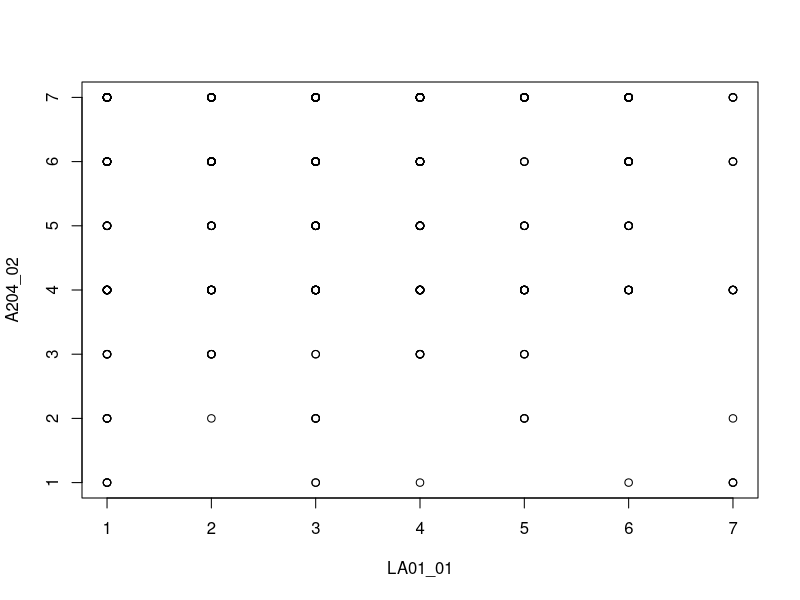

Here is the R script that generated this plot: (Note: this script raises an error after producing the figure.)
list.of.packages <- c("ggplot2", "tidyverse", "dplyr", "ggpubr")
new.packages <-
  list.of.packages[!(list.of.packages %in% installed.packages()[, "Package"])]
if (length(new.packages))
  install.packages(new.packages)

library(tidyverse)
library(dplyr)
library(ggplot2)
library(ggpubr)
library(rstatix)
library(readxl)


singleSourceOfTruthAppended <-
  read_csv("singleSourceOfTruthAppended.csv")
singleSourceOfTruthAppended <- read_xlsx("singleSourceOfTruthAppended_P.xlsx")

############################### RQ_01 ##############################################################
##fresh start to analyses###

# RQ1: What is the effect of the applied regulatory framework on Smart Home device usage and adoption?

# H1 Strong legislative protection increases adoption of Smart Home devices.
# H2 Strong legislative protection increases the usage of Smart Home devices.
# H3 The lack of appropriate legislative protection influences the perception of Smart Home device in users positively

# Choosing which part of LA01 to use for analysis with corresponding variables
# LA01_01	Legislatory Framework: unwanted access by third parties. *** selected
# LA01_02	Legislatory Framework: unwanted sharing with third parties.
# LA01_03	Legislatory Framework: unwanted processing and analysis by third parties.

####H1####
#Rq1 - H1 LA01_01 - R101
attach(singleSourceOfTruthAppended)

#testing for unwanted access to data with amount of different devices owned.
kruskal_test(singleSourceOfTruthAppended, LA01_01 ~ R101) # statistically significant for value p = 0.000395
kruskal_test(subset(singleSourceOfTruthAppended, `Current Country of Residence` == "United States"), LA01_01 ~ R101) 
kruskal_test(subset(singleSourceOfTruthAppended, `Current Country of Residence` == "United Kingdom"), LA01_01 ~ R101) 
kruskal_test(subset(singleSourceOfTruthAppended, `Current Country of Residence` == "DACH"), LA01_01 ~ R101) # statistically significant for value p = 0.00687


cor_test(select(singleSourceOfTruthAppended, LA01_01,E201_11, E201_14,E201_16))
#   var1    var2       cor statistic        p conf.low conf.high method 
# 2 LA01_01 E201_11 -0.085     -1.79 7.34e- 2   -0.177   0.00809 Pearson #  n.s
# 3 LA01_01 E201_14 -0.17      -3.63 3.20e- 4   -0.259  -0.0783  Pearson #  s
# 4 LA01_01 E201_16 -0.17      -3.62 3.25e- 4   -0.259  -0.0781  Pearson #  s


# check correlation for these
cor_test(select(singleSourceOfTruthAppended, E201_11, E201_14,E201_16))
#   var1    var2      cor statistic        p conf.low conf.high method 
# 2 E201_11 E201_14  0.31      6.84 2.61e-11    0.223     0.392 Pearson
# 3 E201_11 E201_16  0.39      8.76 4.08e-17    0.303     0.462 Pearson
# 4 E201_14 E201_11  0.31      6.84 2.61e-11    0.223     0.392 Pearson
# 6 E201_14 E201_16  0.51     12.3  4.51e-30    0.432     0.571 Pearson
# 7 E201_16 E201_11  0.39      8.76 4.08e-17    0.303     0.462 Pearson
# 8 E201_16 E201_14  0.51     12.3  4.51e-30    0.432     0.571 Pearson

#testing for  device risk assessment for our most popular devices and legislative satisfaction regarding access by third parties
kruskal_test(singleSourceOfTruthAppended, E201_14 ~ E201_16) # testing for Smart TV and legislative satisfaction # p = 0.007634
kruskal_test(singleSourceOfTruthAppended, LA01_01 ~ E201_14) # testing for Smart speaker and legislative satisfaction # p = 0.00168
kruskal_test(singleSourceOfTruthAppended, LA01_01 ~ E201_11) # testing for Smart Lights and legislative satisfaction # p = 0.0826

cor_test(select(singleSourceOfTruthAppended, LA01_01, A204_03))
plot(select(singleSourceOfTruthAppended, LA01_01, A204_02))

kruskal_test(singleSourceOfTruthAppended, LA01_01 ~ A204_03) #Protecting my Smart Home ecosystem as a whole
kruskal_test(singleSourceOfTruthAppended, LA01_01 ~ A204_04) #Keeping the Smart Home device secure

# creating table usage device ownership 
u <- select(singleSourceOfTruthAppended,participant_id, R232_01,R232_02,R232_03, R233_01, R233_02 ,R233_03 ,R501, R503, R505)
d1 <- select(subset(u,R233_01 == 1), participant_id, R232_01, R501)
d2 <- select(subset(u,R233_02 == 1), participant_id, R232_02, R503)
d3 <- select(subset(u,R233_03 == 1), participant_id, R232_03, R505)
colnames(d1) <- c("participant_id","Device_Owned", "Usage")
colnames(d2) <- c("participant_id","Device_Owned", "Usage")
colnames(d3) <- c("participant_id","Device_Owned", "Usage")
d <- rbind(d1,d2,d3)
d <- subset(d, Usage != "Don't know")
d$Usage <- factor(d$Usage, levels = c("0 times","1-5 times","6-10 times","11-20 times","21-30 times","30+ times"))

###merge on participant_id their legislative opinion

d <- merge(select(singleSourceOfTruthAppended,LA01_01,participant_id), d, by = "participant_id" )
dSmartTV <- subset(d,Device_Owned == "Smart TV")
dSmartSpeaker <- subset(d,Device_Owned == "Smart Speaker")
dSmartLights <- subset(d,Device_Owned == "Smart Lightbulb")
dOther <- subset(d,Device_Owned != "Smart TV" & Device_Owned != "Smart Lightbulb" & Device_Owned != "Smart Speaker")

#testing correlation of legislative opinion with usage 
cor.test(d$LA01_01,as.numeric(d$Usage))


########################## RQ_02 ###################################################
# RQ2: How does the cultural context impact Smart Home device adoption and use?
# H1: The purchasing trends of buying a Smart Home device differs internationally.
# H2: The cultural background of participants affects the usage of Smart Home devices.
# H3: The perception towards Smart Home devices differs internationally.



## H1 ####

# 1 R216_01	Education about Device D1: Online reviews
# 2	R216_02	Education about Device D1: Online forums
# 3	R216_03	Education about Device D1: Print media (e.g., Newspapers, Magazines, etc.)
# 4	R216_04	Education about Device D1: Friends and Family
# 5	R216_05	Education about Device D1: Online news sites

attach(singleSourceOfTruthAppended)
singleSourceOfTruthAppended$`Current Country of Residence` <-
  as.factor(singleSourceOfTruthAppended$`Current Country of Residence`)

## testing dependencies between current country of residence and consulting online reviews for their smart devices
kruskal.test(`Current Country of Residence`, R216_05) # significant
kruskal.test(smartTvAnswers$`Current Country of Residence`,
             smartTvAnswers$R216_01) #not significant
kruskal.test(smartSpeakerAnswers$`Current Country of Residence`,
             smartSpeakerAnswers$R216_01) # not significant
kruskal.test(smartLightAnswers$`Current Country of Residence`,
             smartLightAnswers$R216_01) #not significant



# 1	HP02_01	Market tools: Low prices
# 2	HP02_02	Market tools: Bundled offers (e.g., including other devices with purchase of one or more devices)
# 3	HP02_03	Market tools: Trials (e.g., 30-day free use of a service)
# 4	HP02_04	Market tools: Periodic sales
# 5	HP02_05	Market tools: Discounts (e.g., coupons)

# testing for dependencies in country of residence in purchase was influenced by:

kruskal_test(singleSourceOfTruthAppended,
             formula = HP02_01 ~ `Current Country of Residence`)#n.s
kruskal_test(singleSourceOfTruthAppended,
             formula = HP02_02 ~ `Current Country of Residence`)#s p = 0.0127
kruskal_test(singleSourceOfTruthAppended,
             formula = HP02_03 ~ `Current Country of Residence`)#s P = 0.0103
kruskal_test(singleSourceOfTruthAppended,
             formula = HP02_04 ~ `Current Country of Residence`)#s p = 0.0000000901
kruskal_test(singleSourceOfTruthAppended,
             formula = HP02_05 ~ `Current Country of Residence`)#n.s


##H2####



##H3####
#The perception towards Smart Home devices differs internationally.

# 1 A204_01	Manufacturer responsibilitiy: Keeping the Smart Home device software up-to-date
# 2	A204_02	Manufacturer responsibilitiy: Ensuring my privacy
# 3	A204_03	Manufacturer responsibilitiy: Protecting my Smart Home ecosystem as a whole
# 4	A204_04	Manufacturer responsibilitiy: Keeping the Smart Home device secure
# 5	A204_05	Manufacturer responsibilitiy: Fixing a hardware failure
# 6	A204_06	Manufacturer responsibilitiy: Fixing a software failure

p<- c(
kruskal_test(singleSourceOfTruthAppended,
             formula = A204_01 ~ `Current Country of Residence`)[5],
kruskal_test(singleSourceOfTruthAppended,
             formula = A204_02 ~ `Current Country of Residence`)[5],
kruskal_test(singleSourceOfTruthAppended,
             formula = A204_03 ~ `Current Country of Residence`)[5],
kruskal_test(singleSourceOfTruthAppended,
             formula = A204_04 ~ `Current Country of Residence`)[5],#p-adj: 0.01362 #dach - us / us - uk  / dach - uk correct p values for pairwise testing
kruskal_test(singleSourceOfTruthAppended,
             formula = A204_05 ~ `Current Country of Residence`)[5],
kruskal_test(singleSourceOfTruthAppended,
             formula = A204_06 ~ `Current Country of Residence`)[5]
)
p.adjust(p, method = "bonferroni", n = length(p))
#1.00000 1.00000 0.26160 0.01362 0.38100 1.00000

#pairwise testing for A204_04
#starting pairwise testing per country
kruskal_test(
  subset(
    singleSourceOfTruthAppended,
    `Current Country of Residence` == "DACH" |
      `Current Country of Residence` == "United Kingdom"
  ),
  formula = A204_04 ~ `Current Country of Residence`
)#0.00582
kruskal_test(
  subset(
    singleSourceOfTruthAppended,
    `Current Country of Residence` == "DACH" |
      `Current Country of Residence` == "United States"
  ),
  formula = A204_04 ~ `Current Country of Residence`
)#0.00125
kruskal_test(
  subset(
    singleSourceOfTruthAppended,
    `Current Country of Residence` == "United Kingdom" |
      `Current Country of Residence` == "United States"
  ),
  formula = A204_04 ~ `Current Country of Residence`
)#0.448 n-s

countryIncreaseProperty = select(singleSourceOfTruthAppended,`Current Country of Residence`, A204_04)
aggregate(countryIncreaseProperty[, 2], list(countryIncreaseProperty$`Current Country of Residence`), mean)
# Group.1  A204_04
# 1           DACH 3.940741
# 2 United Kingdom 4.535484
# 3  United States 4.675862








# connection between country of residence and smart home device preferences

# 1	A307_01	Perceived benefits: Saving money
# 2	A307_02	Perceived benefits: Saving energy
# 3	A307_03	Perceived benefits: Increasing convenience
# 4	A307_04	Perceived benefits: Enhancing leisure activities
# 5	A307_05	Perceived benefits: Providing peace of mind
# 6	A307_06	Perceived benefits: Providing comfort
# 7	A307_07	Perceived benefits: Increasing safety
# 8	A307_08	Perceived benefits: Providing care
# 9	A307_09	Perceived benefits: Improving quality of life
# 10	A307_10	Perceived benefits: Increasing property value


p <- c(
  kruskal_test(
    singleSourceOfTruthAppended,
    formula = A307_01 ~ `Current Country of Residence`
  )[5],
  # 0.0272
  kruskal_test(
    singleSourceOfTruthAppended,
    formula = A307_02 ~ `Current Country of Residence`
  )[5],
  kruskal_test(
    singleSourceOfTruthAppended,
    formula = A307_03 ~ `Current Country of Residence`
  )[5],
  #0.0508 # not stat sig
  kruskal_test(
    singleSourceOfTruthAppended,
    formula = A307_04 ~ `Current Country of Residence`
  )[5],
  #0.00268
  kruskal_test(
    singleSourceOfTruthAppended,
    formula = A307_05 ~ `Current Country of Residence`
  )[5],
  #0.0125
  kruskal_test(
    singleSourceOfTruthAppended,
    formula = A307_06 ~ `Current Country of Residence`
  )[5],
  #0.000141 -- adding pairwise testing -- p.adjust(p, method = "bonferroni", n = length(p))
  kruskal_test(
    singleSourceOfTruthAppended,
    formula = A307_07 ~ `Current Country of Residence`
  )[5],
  #0.00867
  kruskal_test(
    singleSourceOfTruthAppended,
    formula = A307_08 ~ `Current Country of Residence`
  )[5],
  #0.000615
  kruskal_test(
    singleSourceOfTruthAppended,
    formula = A307_09 ~ `Current Country of Residence`
  )[5],
  kruskal_test(
    singleSourceOfTruthAppended,
    formula = A307_10 ~ `Current Country of Residence`
  )[5]
) #0.0000274
p <- unlist(p, use.names = FALSE)
p.adjust(p, method = "bonferroni", n = length(p))
#0.272000 1.000000 0.508000 0.026800 0.125000 0.001410 0.086700 0.006150 1.000000 0.000274

#starting pairwise testing per country
kruskal_test(
  subset(
    singleSourceOfTruthAppended,
    `Current Country of Residence` == "DACH" |
      `Current Country of Residence` == "United Kingdom"
  ),
  formula = A307_10 ~ `Current Country of Residence`
)#0.0367
kruskal_test(
  subset(
    singleSourceOfTruthAppended,
    `Current Country of Residence` == "DACH" |
      `Current Country of Residence` == "United States"
  ),
  formula = A307_10 ~ `Current Country of Residence`
)#0.00000354
kruskal_test(
  subset(
    singleSourceOfTruthAppended,
    `Current Country of Residence` == "United Kingdom" |
      `Current Country of Residence` == "United States"
  ),
  formula = A307_10 ~ `Current Country of Residence`
)#0.0126

countryIncreaseProperty = select(singleSourceOfTruthAppended,`Current Country of Residence`, A307_10)
aggregate(countryIncreaseProperty[, 2], list(countryIncreaseProperty$`Current Country of Residence`), mean)


# testing for country by perceived device risk

# 1	E201_01	Device risk: Smart Coffee Maker
# 2	E201_02	Device risk: Smart Dishwasher
# 3	E201_03	Device risk: Smart Door Lock
# 4	E201_04	Device risk: Smart Doorbell
# 5	E201_05	Device risk: Smart Electricity Meter
# 6	E201_06	Device risk: Smart Electrical Outlet
# 7	E201_07	Device risk: Smart Fridge
# 8	E201_08	Device risk: Smart Gardening Equipment
# 9	E201_09	Device risk: Smart Heating/Cooling System
# 10	E201_10	Device risk: Smart Home Monitoring System
# 11	E201_11	Device risk: Smart Lightbulb
# 12	E201_12	Device risk: Smart Oven
# 13	E201_13	Device risk: Smart Robot
# 14	E201_14	Device risk: Smart Speaker
# 15	E201_15	Device risk: Smart Stove
# 16	E201_16	Device risk: Smart TV
# 17	E201_17	Device risk: Smart Thermostat
# 18	E201_18	Device risk: Smart Toy
# 19	E201_19	Device risk: Smart Vacuum Cleaner
# 20	E201_20	Device risk: Smart Washing Machine

p <- c((
  kruskal_test(
    singleSourceOfTruthAppended,
    formula = E201_11 ~ `Current Country of Residence`
  )[5]
),
# smart lights
kruskal_test(
  singleSourceOfTruthAppended,
  formula = E201_14 ~ `Current Country of Residence`
)[5],
# smart speaker
kruskal_test(
  singleSourceOfTruthAppended,
  formula = E201_16 ~ `Current Country of Residence`
)[5]
)# smart TV - significantly different for countries p = 0.0000555
# --- plot means by country to find out which is different and higher / lower
p.adjust(p, "bonferroni") #1.0000000 0.2760000 0.0001665

########################## RQ_03 ###################################################

##H1####
#plotting sex against amount of devices (purely out of interest)
ggboxplot(
  singleSourceOfTruthAppended,
  x = "Sex",
  y = "R101",
  color = "Sex",
  palette = c("#00AFBB", "#E7B800"),
  ylab = "Amount of devices",
  xlab = "Sex"
)


# testing for amount of devices per property ownership / renting a property

ggboxplot(
  singleSourceOfTruthAppended,
  x = "A007",
  y = "R101",
  color = "A007",
  palette = c("#00AFBB", "#E7B800", "#E7F800"),
  ylab = "Amount of devices",
  xlab = "Renting or owning"
)

wilcox.test(R101 ~ A007 == "Rent" | A007 == "Own") # no statistical significance found
kruskal_test(singleSourceOfTruthAppended, formula = R101 ~ A007) # 0.0701

# testing for amount of children in household

ggboxplot(
  singleSourceOfTruthAppended,
  x = "A004",
  y = "R101",
  color = "A004",
  palette = c("#00AFBB", "#E7B800"),
  ylab = "Amount of devices",
  xlab = "Children or no children"
)



##H3####
##testing wilcox test for children > 0 impact on amount of devices##
singleSourceOfTruthAppended$A004 <-
  cut(singleSourceOfTruthAppended$A004, breaks = c(0, 1, Inf)) ## adding levels to children
singleSourceOfTruthAppended$A004 <-
  as.factor(singleSourceOfTruthAppended$A004)


#plotting having children and not having children against eachother
ggboxplot(
  singleSourceOfTruthAppended,
  x = "A004",
  y = "R101",
  color = "A004",
  palette = c("#00AFBB", "#E7B800"),
  ylab = "Amount of devices",
  xlab = "Children or no children"
)

# check after removing the outlier
wilcox.test(R101, na.omit(A004), alternative = "greater")##mann whitney u test #not significant
kruskal.test(R101 ~ (na.omit(A004))) ## for some reason significant TODO: WHY?

wilcox_test(singleSourceOfTruthAppended, R101 ~ A004) #p = 0.888

#testing for children affecting the type of usage the user is comfortable with

# 1 E205_01	Usage type: Voice commands via a Smart Speaker
# 2	E205_02	Usage type: Voice commands via a Smartphone Voice Assistant
# 3	E205_03	Usage type: Smartphone App for the Device
# 4	E205_04	Usage type: Smartphone Widgets or Shortcuts
# 5	E205_05	Usage type: Sensors inside the Home (e.g., Motion Sensors, Light Sensors, etc.)
# 6	E205_06	Usage type: Sensors outside the Home (e.g., Motion Sensors, Light Sensors, etc.)
# 7	E205_07	Usage type: Automatic Operation based on Device Programming

wilcox_test(singleSourceOfTruthAppended, E205_01 ~ A004) #ns
wilcox_test(singleSourceOfTruthAppended, E205_02 ~ A004) #ns
wilcox_test(singleSourceOfTruthAppended, E205_05 ~ A004) #ns
wilcox_test(singleSourceOfTruthAppended, E205_06 ~ A004) #ns
